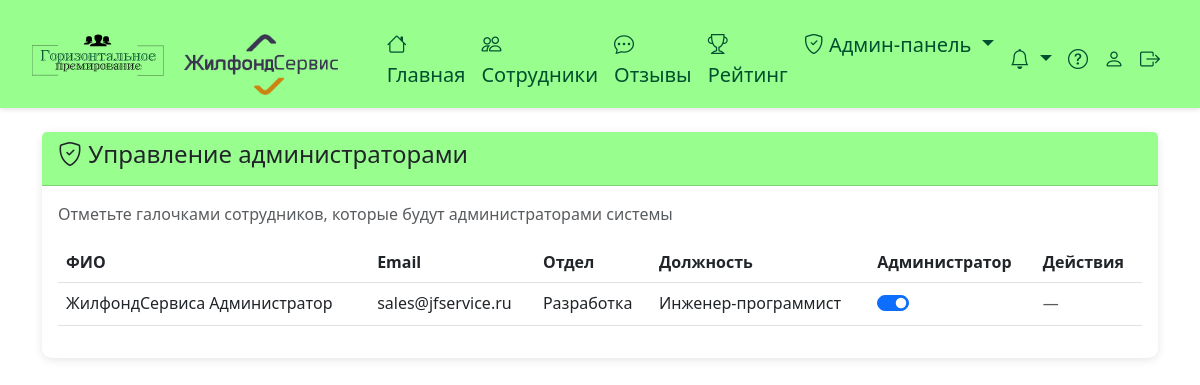
Screenshot of /app-admin/manage-admins/ (signed in) with the database file from the repository.
### employees/models.py (models this page shows, shortened)
class SystemSettings(models.Model):
    monthly_bonus_amount = models.DecimalField(max_digits=10, decimal_places=2, default=1000.00, verbose_name='Сумма бонусных рублей на месяц')
    company_logo = models.ImageField(upload_to='company_logos/', blank=True, null=True, verbose_name='Логотип компании')
    class Meta:
        verbose_name = 'Настройка системы'
        verbose_name_plural = 'Настройки системы'
    @classmethod
    def get_settings(cls):
        settings, created = cls.objects.get_or_create(pk=1)
        return settings

class Employee(AbstractUser):
    GENDER_CHOICES = [
        ('M', 'Мужской'),
        ('F', 'Женский'),
    ]
    phone_regex = RegexValidator(
        regex=r'^\+?1?\d{9,15}$',
        message="Номер телефона должен быть в формате: '+999999999'. До 15 цифр."
    )
    first_name = models.CharField(max_length=150, verbose_name='Имя')
    last_name = models.CharField(max_length=150, verbose_name='Фамилия')
    middle_name = models.CharField(max_length=150, blank=True, verbose_name='Отчество')
    phone = models.CharField(validators=[phone_regex], max_length=17, unique=True, verbose_name='Телефон')
    email = models.EmailField(unique=True, verbose_name='Email')
    birth_date = models.DateField(null=True, blank=True, verbose_name='Дата рождения')
    department = models.ForeignKey(Department, on_delete=models.SET_NULL, null=True, verbose_name='Отдел')
    position = models.ForeignKey(Position, on_delete=models.SET_NULL, null=True, verbose_name='Должность')
    gender = models.CharField(max_length=1, choices=GENDER_CHOICES, null=True, blank=True, verbose_name='Пол')
    photo = models.ImageField(upload_to='photos/', blank=True, null=True, verbose_name='Фото')
    office_start_date = models.DateField(verbose_name='С какого момента в офисе', default=timezone.now)
    data_processing_consent = models.BooleanField(default=False, verbose_name='Согласие на обработку данных')
    monthly_bonus_balance = models.DecimalField(max_digits=10, decimal_places=2, default=1000.00, verbose_name='Баланс бонусных рублей на месяц')
    received_bonus_balance = models.DecimalField(max_digits=10, decimal_places=2, default=0.00, verbose_name='Баланс полученных рублей')
    last_balance_reset = models.DateField(default=date.today, verbose_name='Дата последнего сброса баланса')
    is_admin = models.BooleanField(default=False, verbose_name='Администратор')
    participates_in_bonus = models.BooleanField(default=True, verbose_name='Участвует в системе премирования')
    USERNAME_FIELD = 'email'
    REQUIRED_FIELDS = ['username', 'phone']
    class Meta:
        verbose_name = 'Сотрудник'
        verbose_name_plural = 'Сотрудники'
    def get_full_name(self):
        return f"{self.last_name} {self.first_name} {self.middle_name}".strip()

class Department(models.Model):
    name = models.CharField(max_length=100, verbose_name='Название отдела')
    class Meta:
        verbose_name = 'Отдел'
        verbose_name_plural = 'Отделы'

class Position(models.Model):
    name = models.CharField(max_length=100, verbose_name='Название должности')
    department = models.ForeignKey(Department, on_delete=models.CASCADE, verbose_name='Отдел', related_name='positions', null=True, blank=True)
    class Meta:
        verbose_name = 'Должность'
        verbose_name_plural = 'Должности'

### employees/views.py (the view, shortened to what this page needs)
# urls.py: path('app-admin/manage-admins/', views.admin_manage_admins_view, name='admin_manage_admins'),
@login_required
def admin_manage_admins_view(request):
    if not request.user.is_admin:
        messages.error(request, 'У вас нет прав доступа')
        return redirect('home')
    employees = Employee.objects.select_related('department', 'position').all().order_by('last_name', 'first_name')
    context = {
        'employees': employees,
    }
    return render(request, 'employees/admin_manage_admins.html', context)

### employees/context_processors.py (called while the page is built)
def notifications_count(request):
    if request.user.is_authenticated:
        unread_count = Notification.objects.filter(user=request.user, is_read=False).count()
        notifications = Notification.objects.filter(user=request.user).order_by('-created_at')[:10]
        return {
            'unread_notifications_count': unread_count,
            'notifications_list': notifications
        }
    return {
        'unread_notifications_count': 0,
        'notifications_list': []
    }

### employees/templatetags/employees_tags.py (called while the page is built)
@register.simple_tag
def get_system_settings():
    return SystemSettings.get_settings()

### templates/employees/admin_manage_admins.html (shortened to what this page needs)
{% extends 'base.html' %}
{% block content %}
<div class="card">
    <div class="card-header">
        <h4><i class="bi bi-shield-check"></i> Управление администраторами</h4>
    </div>
    <div class="card-body">
        <p class="text-muted">Отметьте галочками сотрудников, которые будут администраторами системы</p>
        <div class="table-responsive">
            <table class="table">
                <thead>
                    <tr>
                        <th>ФИО</th>
                        <th>Email</th>
                        <th>Отдел</th>
                        <th>Должность</th>
                        <th>Администратор</th>
                        <th>Действия</th>
                    </tr>
                </thead>
                <tbody>
                    {% for employee in employees %}
                    <tr>
                        <td>{{ employee.get_full_name }}</td>
                        <td>{{ employee.email }}</td>
                        <td>{% if employee.department %}{{ employee.department.name }}{% else %}-{% endif %}</td>
                        <td>{% if employee.position %}{{ employee.position.name }}{% else %}-{% endif %}</td>
                        <td>
                            <div class="form-check form-switch">
                                <input class="form-check-input admin-toggle"
                                       type="checkbox"
                                       data-employee-id="{{ employee.id }}"
                                       {% if employee.is_admin %}checked{% endif %}>
                            </div>
                        </td>
                        <td>
                            {% if employee.id != user.id %}
                            <a href="{% url 'admin_user_delete' employee.id %}?next={% url 'admin_manage_admins' %}" class="btn btn-sm btn-warning" onclick="return confirm('Удалить учётную запись? Сотрудник останется в справочнике.')">
                                <i class="bi bi-person-x"></i> Удалить аккаунт
                            </a>
                            {% else %}
                            <span class="text-muted">—</span>
                            {% endif %}
                        </td>
                    </tr>
                    {% endfor %}
                </tbody>
            </table>
        </div>
    </div>
</div>
{% endblock %}

### templates/base.html (shortened to what this page needs)
<!DOCTYPE html>
<html lang="ru">
<head>
    <link href="https://cdn.jsdelivr.net/npm/bootstrap@5.3.0/dist/css/bootstrap.min.css" rel="stylesheet">
    <link rel="stylesheet" href="https://cdn.jsdelivr.net/npm/bootstrap-icons@1.11.0/font/bootstrap-icons.css">
</head>
<body>
    {% if user.is_authenticated %}
    <nav class="navbar navbar-expand-lg navbar-dark">
        <div class="container-fluid">
            <a class="navbar-brand" href="{% url 'home' %}" style="margin-left: 20px;">
                <div style="display: flex; align-items: center; gap: 10px; ">
                <img src="/media/logo1.svg" width="40%" style="vertical-align: middle; ">
                {% load static %}
                {% load employees_tags %}
                {% get_system_settings as settings %}
                {% if settings.company_logo %}
                    <img src="{{ settings.company_logo.url }}" height="61" style="margin-left: 10px; vertical-align: middle; margin-top: 23px;">
                {% endif %}
                </div>
            </a>
            <div class="collapse navbar-collapse" id="navbarNav">
                <ul class="navbar-nav me-auto">
                    <li class="nav-item">
                        <a class="nav-link" href="{% url 'home' %}"><i class="bi bi-house"></i> Главная</a>
                    </li>
                    <li class="nav-item">
                        <a class="nav-link" href="{% url 'employees_list' %}"><i class="bi bi-people"></i> Сотрудники</a>
                    </li>
                    <li class="nav-item">
                        <a class="nav-link" href="{% url 'reviews_list' %}"><i class="bi bi-chat-dots"></i> Отзывы</a>
                    </li>
                    <li class="nav-item">
                        <a class="nav-link" href="{% url 'rating' %}"><i class="bi bi-trophy"></i> Рейтинг</a>
                    </li>
                    {% if user.is_admin %}
                    <li class="nav-item dropdown">
                        <a class="nav-link dropdown-toggle" href="#" id="adminDropdown" role="button" data-bs-toggle="dropdown">
                            <i class="bi bi-shield-check"></i> Админ-панель
                        </a>
                    </li>
                    {% endif %}
                </ul>
                <ul class="navbar-nav">
                    <li class="nav-item dropdown">
                        <a class="nav-link dropdown-toggle position-relative" href="#" id="notificationsDropdown" role="button" data-bs-toggle="dropdown" aria-expanded="false">
                            <i class="bi bi-bell"></i>
                        </a>
                    </li>
                    <li class="nav-item">
                        <a class="nav-link" href="/media/instruction.pdf" target="_blank" title="Инструкция по использованию системы">
                            <i class="bi bi-question-circle"></i>
                        </a>
                    </li>
                    <li class="nav-item">
                        <a class="nav-link" href="{% url 'profile' %}" ><i class="bi bi-person"></i> </a>
                    </li>
                    <li class="nav-item">
                        <a class="nav-link" href="{% url 'logout' %}" style="margin-right: 20px;"><i class="bi bi-box-arrow-right"></i> </a>
                    </li>
                </ul>
            </div>
        </div>
    </nav>
    {% endif %}
    <div class="container mt-4">
        {% block content %}{% endblock %}
    </div>
</body>
</html>

### templates/base.html (style rules this page uses)
body { background-image: #fff; }
.navbar { background: linear-gradient(rgba(152, 255, 143, 1), rgba(152, 255, 143, 1) 100%, rgba(173, 250, 166, 1) 0%); box-shadow: 0 2px 4px rgba(0,0,0,0.1); position: sticky; top: 0; z-index: 1000; }
body { padding-top: 0; }
.navbar-brand, .nav-link { color: rgba(0, 79, 47, 1) !important; padding-top: 3px; border: 3px; }
.nav-item { font-size: 20px; color: rgba(0, 79, 47, 1); font-weight: medium; margin-top: 16px; }
.card { border: none; border-radius: 10px; box-shadow: 0 2px 10px rgba(0,0,0,0.1); margin-bottom: 20px; }
.card-header { background: linear-gradient(rgba(152, 255, 143, 1), rgba(152, 255, 143, 1) 100%, rgba(173, 250, 166, 1) 0%); color: rgba(0, 79, 47, 1) border-radius: 10px 10px 0 0 !important; }

### rows the page displays
SystemSettings: company_logo (picture)
Employee: get_full_name "ЖилфондСервиса Администратор", email "sales@jfservice.ru", department.name "Разработка", position.name "Инженер-программист", is_admin "☑"
